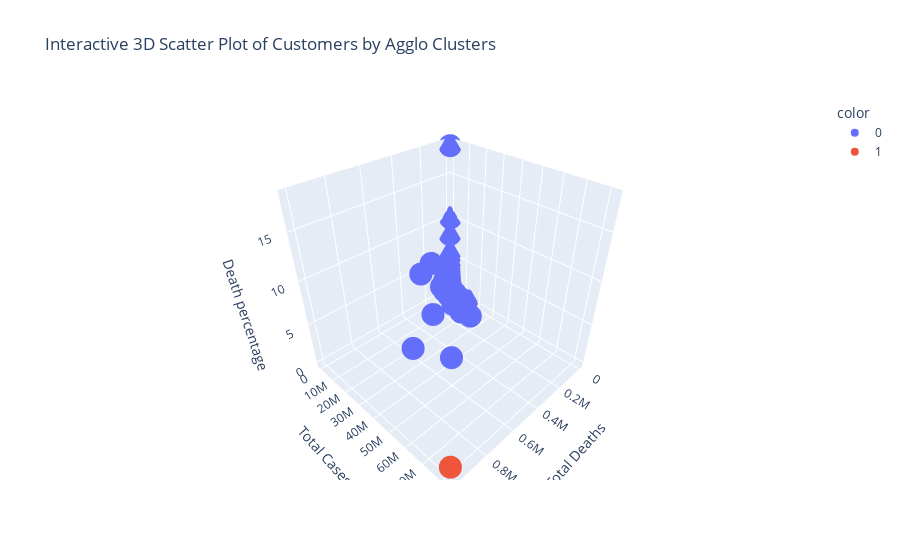

This figure's notebook cell:
### Markdown cell above
From the distribution of data points per cluster, we can see that when we use unscaled the distribution is 260 to 240 while if we use Scaled the distribution is 499 to 1

### Code cell
import plotly.express as px

# Define the columns for the 3D scatter plot
x_col = 'Total Deaths'
y_col = 'Total Cases'
z_col = 'Death percentage'

# Create an interactive 3D scatter plot using Plotly Express
fig = px.scatter_3d(df,
                    x=x_col,
                    y=y_col,
                    z=z_col,
                    color=df_encoded['Agglo_Scaled'].astype(str), # Color points by Agglo cluster, explicitly as string for discrete colors
                    title='Interactive 3D Scatter Plot of Customers by Agglo Clusters')

fig.show()

### Figure 1 — Plotly figure (JSON) as saved in the notebook; plotly's stock layout.template omitted (floating-point values rounded to 4 significant figures; data arrays with more than 128 entries replaced by an {"elided": "..."} marker saying what was removed)
{"data": [{"hovertemplate": "color=0<br>Total Deaths=%{x}<br>Total Cases=%{y}<br>Death percentage=%{z}<extra></extra>", "legendgroup": "0", "marker": {"color": "#636efa", "symbol": "circle"}, "mode": "markers", "name": "0", "scene": "scene", "showlegend": true, "type": "scatter3d", "x": {"elided": "223 int values"}, "y": {"elided": "223 int values"}, "z": {"elided": "223 float values"}}, {"hovertemplate": "color=1<br>Total Deaths=%{x}<br>Total Cases=%{y}<br>Death percentage=%{z}<extra></extra>", "legendgroup": "1", "marker": {"color": "#EF553B", "symbol": "circle"}, "mode": "markers", "name": "1", "scene": "scene", "showlegend": true, "type": "scatter3d", "x": [1008222], "y": [81839052], "z": [1.232]}], "layout": {"legend": {"title": {"text": "color"}, "tracegroupgap": 0}, "scene": {"domain": {"x": [0, 1], "y": [0, 1]}, "xaxis": {"title": {"text": "Total Deaths"}}, "yaxis": {"title": {"text": "Total Cases"}}, "zaxis": {"title": {"text": "Death percentage"}}}, "title": {"text": "Interactive 3D Scatter Plot of Customers by Agglo Clusters"}}}
